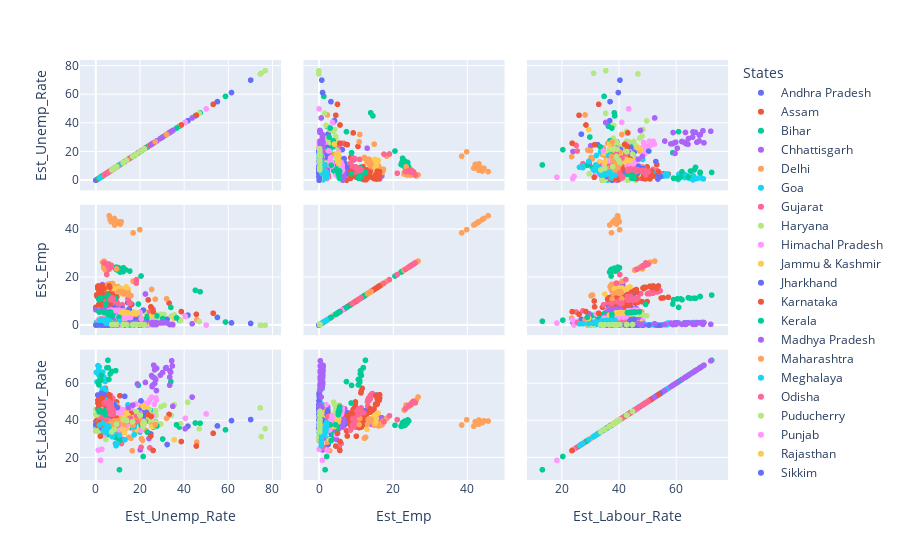

Here is the notebook cell this chart was saved with:
### Code cell
fig=px.scatter_matrix(df,dimensions=['Est_Unemp_Rate', 'Est_Emp', 'Est_Labour_Rate'],color='States')
fig.show()

### Figure 1 — Plotly figure (JSON) as saved in the notebook; plotly's stock layout.template omitted (floating-point values rounded to 4 significant figures)
{"data": [{"dimensions": [{"axis": {"matches": true}, "label": "Est_Unemp_Rate", "values": [3.65, 3.05, 3.75, 3.32, 5.17, 3.52, 4.12, 4.38, 4.84, 5.91, 4.06, 16.29, 14.46, 0.85, 6.09, 3.8, 5.64, 4.61, 6.01, 4.7, 7.54, 7.88, 7.11, 5.66, 9.88, 32.3, 24.91, 5.86]}, {"axis": {"matches": true}, "label": "Est_Emp", "values": [12, 11.76, 12.09, 12.29, 12.26, 12.02, 11.4, 12.53, 12.02, 11.72, 11.36, 8.79, 9.53, 15.57, 4.79, 4.82, 4.66, 4.74, 4.73, 4.77, 4.67, 4.91, 4.62, 4.82, 4.52, 2.54, 3.43, 4.95]}, {"axis": {"matches": true}, "label": "Est_Labour_Rate", "values": [43.24, 42.05, 43.5, 43.97, 44.68, 43.01, 41, 45.14, 43.46, 42.83, 40.66, 36.03, 38.16, 53.76, 37.45, 36.76, 36.1, 36.29, 36.69, 36.41, 36.62, 38.61, 35.91, 36.84, 36.08, 26.97, 32.69, 37.61]}], "hovertemplate": "States=Andhra Pradesh<br>%{xaxis.title.text}=%{x}<br>%{yaxis.title.text}=%{y}<extra></extra>", "legendgroup": "Andhra Pradesh", "marker": {"color": "#636efa", "symbol": "circle"}, "name": "Andhra Pradesh", "showlegend": true, "type": "splom"}, {"dimensions": [{"axis": {"matches": true}, "label": "Est_Unemp_Rate", "values": [4.29, 5.08, 4.26, 5.79, 4.46, 4.65, 4.66, 4.29, 3.26, 3.77, 9.38, 0, 7.87, 9.89, 3.21, 10.39, 9.26, 11.17, 6.31, 5.02, 7.24, 9.98, 10.34, 8.37, 10.77, 3.42]}, {"axis": {"matches": true}, "label": "Est_Emp", "values": [11.75, 8.92, 9.91, 9.29, 11.47, 8.4, 9.63, 11.42, 8.46, 9.88, 9.93, 7.54, 1.67, 1.65, 1.74, 1.6, 1.58, 1.6, 1.71, 1.72, 1.63, 1.63, 1.66, 1.45, 1.44, 1.55]}, {"axis": {"matches": true}, "label": "Est_Labour_Rate", "values": [57.39, 43.87, 48.21, 45.83, 55.67, 40.76, 46.64, 54.9, 40.17, 47.05, 50, 34.38, 44.92, 45.17, 44.32, 43.81, 42.66, 44.01, 44.59, 44.26, 42.82, 43.9, 45.03, 38.45, 39.04, 38.73]}], "hovertemplate": "States=Assam<br>%{xaxis.title.text}=%{x}<br>%{yaxis.title.text}=%{y}<extra></extra>", "legendgroup": "Assam", "marker": {"color": "#EF553B", "symbol": "circle"}, "name": "Assam", "showlegend": true, "type": "splom"}, {"dimensions": [{"axis": {"matches": true}, "label": "Est_Unemp_Rate", "values": [9.27, 10.2, 13.44, 11, 8.87, 12.47, 12.4, 10.16, 9.13, 9.61, 15.39, 45.09, 47.26, 20.49, 19.9, 13.29, 16.41, 17.66, 20.46, 14.06, 17.62, 14.91, 20.69, 15.11, 15.73, 58.77, 37.87, 12.45]}, {"axis": {"matches": true}, "label": "Est_Emp", "values": [24.32, 24.1, 23.25, 22.26, 23.91, 24.05, 22.45, 22.91, 23.41, 23.17, 22.67, 14.65, 14.05, 20.62, 3.03, 3.25, 3.06, 2.99, 2.99, 3.17, 3.08, 2.98, 2.99, 3.11, 3.05, 1.4, 2.21, 3.12]}, {"axis": {"matches": true}, "label": "Est_Labour_Rate", "values": [39.75, 39.71, 39.66, 36.85, 38.57, 40.31, 37.51, 37.25, 37.54, 37.28, 38.88, 38.63, 38.5, 37.4, 39.8, 39.35, 38.36, 38.03, 39.25, 38.45, 38.86, 36.29, 38.99, 37.87, 37.29, 34.94, 36.45, 36.54]}], "hovertemplate": "States=Bihar<br>%{xaxis.title.text}=%{x}<br>%{yaxis.title.text}=%{y}<extra></extra>", "legendgroup": "Bihar", "marker": {"color": "#00cc96", "symbol": "circle"}, "name": "Bihar", "showlegend": true, "type": "splom"}, {"dimensions": [{"axis": {"matches": true}, "label": "Est_Unemp_Rate", "values": [9.82, 6.76, 4.54, 4.64, 8.33, 6.96, 2.77, 6.11, 9.89, 7.89, 7.31, 0, 7.64, 10.14, 9.77, 11.77, 8.17, 6.29, 9.46, 10.27, 8.32, 3.57, 9.01, 9.79, 8.21, 20.13, 24.1, 27.07]}, {"axis": {"matches": true}, "label": "Est_Emp", "values": [6.26, 6.61, 6.75, 6.61, 6.49, 7.04, 6.94, 6.57, 6.24, 6.85, 6.89, 6.53, 5.45, 5.78, 2.22, 2.19, 2.29, 2.39, 2.31, 2.3, 2.34, 2.42, 2.32, 2.35, 2.41, 1.07, 1.28, 1.6]}, {"axis": {"matches": true}, "label": "Est_Labour_Rate", "values": [42.89, 43.71, 43.53, 42.55, 43.38, 46.28, 43.56, 42.59, 42.03, 45.05, 44.98, 39.43, 35.56, 38.66, 45.61, 45.88, 45.85, 46.91, 46.8, 46.82, 46.59, 45.59, 46.21, 47.14, 47.39, 24.06, 30.24, 39.41]}], "hovertemplate": "States=Chhattisgarh<br>%{xaxis.title.text}=%{x}<br>%{yaxis.title.text}=%{y}<extra></extra>", "legendgroup": "Chhattisgarh", "marker": {"color": "#ab63fa", "symbol": "circle"}, "name": "Chhattisgarh", "showlegend": true, "type": "splom"}, {"dimensions": [{"axis": {"matches": true}, "label": "Est_Unemp_Rate", "values": [12.56, 9.33, 11.07, 17.18, 12.5, 15.84, 11.11, 16.97, 13.48, 13.81, 15.18, 20.69, 22.76, 21.14, 12.31, 12.76, 14.68, 13.52, 20.59, 12.41, 16.11, 11.07, 22.45, 14.86, 17.09, 16.51, 45.78, 18.11]}, {"axis": {"matches": true}, "label": "Est_Emp", "values": [0.17, 0.15, 0.17, 0.14, 0.17, 0.15, 0.18, 0.15, 0.16, 0.15, 0.15, 0.12, 0.13, 0.11, 5.76, 5.55, 5.39, 5.55, 5.64, 6.03, 5.44, 5.72, 5.65, 5.71, 5.4, 3, 2.34, 4.31]}, {"axis": {"matches": true}, "label": "Est_Labour_Rate", "values": [42.33, 35.74, 40.53, 35.21, 40.68, 37.9, 42.71, 37.08, 38.36, 35.84, 37.45, 30.21, 34.65, 29.22, 44.17, 42.71, 42.34, 42.9, 47.36, 45.78, 43.02, 42.56, 48.09, 44.18, 42.82, 23.59, 28.28, 34.32]}], "hovertemplate": "States=Delhi<br>%{xaxis.title.text}=%{x}<br>%{yaxis.title.text}=%{y}<extra></extra>", "legendgroup": "Delhi", "marker": {"color": "#FFA15A", "symbol": "circle"}, "name": "Delhi", "showlegend": true, "type": "splom"}, {"dimensions": [{"axis": {"matches": true}, "label": "Est_Unemp_Rate", "values": [2.91, 5.45, 10.98, 1.98, 3.61, 7.21, 23.71, 3.54, 5.38, 0, 15.91, 20, 2.75, 13.33, 12.28, 4.9, 3.16, 12.31, 25.2, 16.22, 10.92, 4.31, 4.76, 11.76]}, {"axis": {"matches": true}, "label": "Est_Emp", "values": [0.18, 0.17, 0.17, 0.18, 0.16, 0.18, 0.16, 0.18, 0.16, 0.17, 0.18, 0.13, 0.26, 0.3, 0.28, 0.24, 0.31, 0.29, 0.27, 0.29, 0.26, 0.31, 0.28, 0.32]}, {"axis": {"matches": true}, "label": "Est_Labour_Rate", "values": [39.16, 38.19, 39.81, 39.61, 35.78, 40.36, 44.09, 38.7, 35.36, 36.11, 45.36, 33.71, 34.17, 43.96, 40, 31.97, 39.92, 41.27, 45.22, 42.77, 35.95, 39.73, 36.05, 44.74]}], "hovertemplate": "States=Goa<br>%{xaxis.title.text}=%{x}<br>%{yaxis.title.text}=%{y}<extra></extra>", "legendgroup": "Goa", "marker": {"color": "#19d3f3", "symbol": "circle"}, "name": "Goa", "showlegend": true, "type": "splom"}, {"dimensions": [{"axis": {"matches": true}, "label": "Est_Unemp_Rate", "values": [2.88, 4.77, 4.58, 3.7, 6.29, 4.91, 4.68, 3.46, 5.35, 6.64, 7.59, 12, 14.58, 1.41, 4.09, 6.31, 5.15, 4.2, 5.96, 5.45, 7.53, 5.71, 5.82, 6.04, 5.39, 25.94, 11.62, 4.54]}, {"axis": {"matches": true}, "label": "Est_Emp", "values": [13.95, 13.2, 14.33, 13.51, 13.28, 13.83, 14.49, 13.88, 14.3, 13.97, 13.48, 8.59, 11.12, 13.24, 9.69, 10.14, 9.83, 10.23, 9.61, 10.47, 9.9, 10.17, 9.82, 10.78, 10.08, 6.7, 6.07, 10.57]}, {"axis": {"matches": true}, "label": "Est_Labour_Rate", "values": [52.03, 50.12, 54.21, 50.57, 51.01, 52.27, 54.55, 51.51, 54.07, 53.48, 52.06, 34.77, 46.31, 47.72, 41.67, 44.57, 42.54, 43.72, 41.75, 45.14, 43.5, 43.75, 42.19, 46.31, 42.9, 36.33, 27.52, 44.26]}], "hovertemplate": "States=Gujarat<br>%{xaxis.title.text}=%{x}<br>%{yaxis.title.text}=%{y}<extra></extra>", "legendgroup": "Gujarat", "marker": {"color": "#FF6692", "symbol": "circle"}, "name": "Gujarat", "showlegend": true, "type": "splom"}, {"dimensions": [{"axis": {"matches": true}, "label": "Est_Unemp_Rate", "values": [14.54, 23.08, 16.22, 30.94, 16.36, 24.17, 16.59, 29.56, 16.21, 27.19, 23.92, 41.61, 34.22, 35.57, 24.67, 20.42, 25.45, 24.19, 26.84, 21.04, 27.06, 23.65, 27.24, 23.29, 27.14, 46.89, 38.46, 29.41]}, {"axis": {"matches": true}, "label": "Est_Emp", "values": [5.25, 4.75, 4.83, 4.56, 5.13, 4.8, 4.88, 4.6, 5.06, 4.57, 4.37, 4.04, 3.91, 4.36, 2.69, 2.85, 2.41, 2.52, 2.68, 2.82, 2.4, 2.55, 2.63, 2.75, 2.28, 1.61, 2.01, 2.3]}, {"axis": {"matches": true}, "label": "Est_Labour_Rate", "values": [45.12, 45.23, 42.17, 48.23, 44.72, 46.07, 42.48, 47.4, 43.74, 45.37, 41.4, 49.85, 42.78, 48.53, 43.18, 43.06, 38.77, 39.87, 43.7, 42.58, 39.18, 39.57, 42.75, 42.32, 36.73, 35.48, 38.27, 38.09]}], "hovertemplate": "States=Haryana<br>%{xaxis.title.text}=%{x}<br>%{yaxis.title.text}=%{y}<extra></extra>", "legendgroup": "Haryana", "marker": {"color": "#B6E880", "symbol": "circle"}, "name": "Haryana", "showlegend": true, "type": "splom"}, {"dimensions": [{"axis": {"matches": true}, "label": "Est_Unemp_Rate", "values": [13.68, 11.43, 20.59, 18.56, 15.98, 15.81, 22.86, 19.46, 16.67, 15.42, 17.71, 2.13, 25.64, 1.12, 10.88, 21.43, 21.51, 24.48, 12, 23.77, 27.27, 25.32, 18.15, 27.31, 26.44, 2.7, 50, 10.81]}, {"axis": {"matches": true}, "label": "Est_Emp", "values": [2.05, 1.96, 1.92, 1.97, 2.04, 1.95, 2.02, 1.92, 2.04, 1.95, 1.8, 0.98, 1.73, 2.23, 0.25, 0.24, 0.24, 0.24, 0.25, 0.23, 0.23, 0.24, 0.25, 0.23, 0.22, 0.15, 0.13, 0.22]}, {"axis": {"matches": true}, "label": "Est_Labour_Rate", "values": [44.23, 41.18, 44.91, 44.91, 45.02, 42.81, 48.5, 44.05, 45.11, 42.45, 40.17, 18.43, 42.62, 41.2, 45.27, 49.58, 49.22, 51.17, 45.87, 49.69, 52.17, 52.55, 48.92, 50.82, 48.74, 24.42, 43.55, 40.66]}], "hovertemplate": "States=Himachal Pradesh<br>%{xaxis.title.text}=%{x}<br>%{yaxis.title.text}=%{y}<extra></extra>", "legendgroup": "Himachal Pradesh", "marker": {"color": "#FF97FF", "symbol": "circle"}, "name": "Himachal Pradesh", "showlegend": true, "type": "splom"}, {"dimensions": [{"axis": {"matches": true}, "label": "Est_Unemp_Rate", "values": [12.78, 12.09, 13.67, 11.32, 19.27, 14.73, 22.19, 21.23, 16, 2.22, 18.97, 23.04, 19.88, 21.55, 24.06, 14.29, 7.02, 18.54, 19.86, 14.29, 12.96]}, {"axis": {"matches": true}, "label": "Est_Emp", "values": [2.5, 2.42, 2.55, 2.78, 2.48, 2.42, 2.37, 2.16, 2.36, 2.72, 2.05, 1.13, 1.14, 1.18, 1.03, 1.23, 1.21, 1.08, 1.06, 1, 0.94]}, {"axis": {"matches": true}, "label": "Est_Labour_Rate", "values": [40.57, 39.02, 41.71, 44.17, 43.08, 39.69, 42.56, 38.25, 39.06, 38.46, 34.94, 46.74, 45.17, 47.8, 42.63, 44.92, 40.71, 41.4, 41.23, 36.21, 33.33]}], "hovertemplate": "States=Jammu & Kashmir<br>%{xaxis.title.text}=%{x}<br>%{yaxis.title.text}=%{y}<extra></extra>", "legendgroup": "Jammu & Kashmir", "marker": {"color": "#FECB52", "symbol": "circle"}, "name": "Jammu & Kashmir", "showlegend": true, "type": "splom"}, {"dimensions": [{"axis": {"matches": true}, "label": "Est_Unemp_Rate", "values": [7.11, 8.46, 9.98, 12.06, 7.12, 6.57, 8.07, 15.15, 6.16, 9.06, 5.01, 41.72, 55.1, 21.53, 17.23, 20.51, 15.67, 20.25, 21.16, 19.05, 17.34, 22.01, 22.96, 19.67, 16.4, 61.48, 70.17, 19.38]}, {"axis": {"matches": true}, "label": "Est_Emp", "values": [7.04, 7.32, 6.96, 7.02, 7.5, 7.76, 7.28, 6.87, 7.87, 7.93, 7.16, 4.28, 3.32, 6.38, 2.4, 2.33, 2.43, 2.34, 2.36, 2.46, 2.42, 2.29, 2.33, 2.49, 2.48, 1.05, 0.83, 2.24]}, {"axis": {"matches": true}, "label": "Est_Labour_Rate", "values": [39.04, 41.12, 39.66, 40.83, 41.24, 42.33, 40.26, 41.09, 42.43, 44.05, 37.96, 36.92, 37.03, 40.65, 43.25, 43.51, 42.82, 43.35, 44.18, 44.82, 43.17, 43.14, 44.33, 45.42, 43.34, 39.92, 40.49, 40.43]}], "hovertemplate": "States=Jharkhand<br>%{xaxis.title.text}=%{x}<br>%{yaxis.title.text}=%{y}<extra></extra>", "legendgroup": "Jharkhand", "marker": {"color": "#636efa", "symbol": "circle"}, "name": "Jharkhand", "showlegend": true, "type": "splom"}, {"dimensions": [{"axis": {"matches": true}, "label": "Est_Unemp_Rate", "values": [5.46, 5.98, 0.52, 0.37, 3.2, 7.13, 1.19, 0.41, 2.57, 4.11, 2.39, 33.17, 23.72, 10.92, 6.56, 5, 2.29, 1.27, 3.57, 3.87, 3.44, 1.56, 3.31, 2.88, 4.92, 25.12, 15.88, 6.12]}, {"axis": {"matches": true}, "label": "Est_Emp", "values": [13.91, 12.89, 12.17, 12.69, 13.74, 12.8, 11.54, 12.76, 13.94, 12.75, 12.85, 9.33, 10.63, 15.4, 8.64, 8.86, 8.74, 8.61, 8.65, 8.8, 8.61, 8.59, 8.75, 8.92, 9.23, 7.39, 8.67, 8.82]}, {"axis": {"matches": true}, "label": "Est_Labour_Rate", "values": [46.36, 43.12, 38.42, 39.93, 44.45, 43.1, 36.45, 39.92, 44.52, 41.33, 40.85, 43.25, 43.09, 53.37, 40.62, 40.89, 39.09, 38.04, 39, 39.7, 38.6, 37.66, 38.94, 39.45, 41.55, 42.14, 43.9, 39.93]}], "hovertemplate": "States=Karnataka<br>%{xaxis.title.text}=%{x}<br>%{yaxis.title.text}=%{y}<extra></extra>", "legendgroup": "Karnataka", "marker": {"color": "#EF553B", "symbol": "circle"}, "name": "Karnataka", "showlegend": true, "type": "splom"}, {"dimensions": [{"axis": {"matches": true}, "label": "Est_Unemp_Rate", "values": [6.63, 9, 4.95, 10.32, 5.35, 9.14, 5, 10.77, 4.11, 8.91, 8.85, 10.71, 23.38, 27.66, 6.11, 6.67, 7.58, 7.69, 5.52, 5.35, 6.71, 7.31, 6.65, 6.08, 9.14, 21.43, 30.28, 12.17]}, {"axis": {"matches": true}, "label": "Est_Emp", "values": [5.18, 5.61, 4.86, 5.23, 5.4, 5.33, 4.56, 5.07, 5.31, 5.2, 4.14, 1.75, 3.8, 3.95, 4.61, 4.68, 4.11, 4.45, 4.64, 4.64, 4.06, 4.44, 4.6, 4.62, 4.08, 2.18, 2.83, 4.6]}, {"axis": {"matches": true}, "label": "Est_Labour_Rate", "values": [38.07, 42.19, 34.96, 39.9, 38.97, 40.02, 32.71, 38.67, 37.66, 38.84, 30.87, 13.33, 33.62, 37.01, 36.65, 37.42, 33.13, 35.91, 36.57, 36.49, 32.36, 35.56, 36.53, 36.48, 33.24, 20.51, 29.95, 38.68]}], "hovertemplate": "States=Kerala<br>%{xaxis.title.text}=%{x}<br>%{yaxis.title.text}=%{y}<extra></extra>", "legendgroup": "Kerala", "marker": {"color": "#00cc96", "symbol": "circle"}, "name": "Kerala", "showlegend": true, "type": "splom"}, {"dimensions": [{"axis": {"matches": true}, "label": "Est_Unemp_Rate", "values": [3.63, 4.25, 3.92, 4.94, 3.08, 2.98, 2.72, 2.94, 3.66, 4.42, 1.19, 12.5, 22.46, 6.46, 3.91, 6.38, 7.38, 6.82, 7, 4.4, 6.06, 6.2, 5.17, 4.96, 4.8, 11.94, 40.49, 12.72]}, {"axis": {"matches": true}, "label": "Est_Emp", "values": [15.35, 16.29, 16.27, 16.56, 16.16, 17.06, 16.31, 16.85, 16.18, 16.18, 16.48, 14.24, 13.1, 16.75, 6.69, 6.51, 6.27, 6.81, 6.66, 6.6, 6.46, 6.79, 6.83, 6.53, 6.39, 4.8, 3.88, 6.22]}, {"axis": {"matches": true}, "label": "Est_Labour_Rate", "values": [37.97, 40.48, 40.2, 41.25, 39.4, 41.46, 39.44, 40.77, 39.35, 39.57, 38.9, 37.88, 39.24, 41.5, 38.96, 38.8, 37.67, 40.6, 39.67, 38.2, 37.94, 39.83, 39.59, 37.68, 36.68, 29.76, 35.49, 38.72]}], "hovertemplate": "States=Madhya Pradesh<br>%{xaxis.title.text}=%{x}<br>%{yaxis.title.text}=%{y}<extra></extra>", "legendgroup": "Madhya Pradesh", "marker": {"color": "#ab63fa", "symbol": "circle"}, "name": "Madhya Pradesh", "showlegend": true, "type": "splom"}, {"dimensions": [{"axis": {"matches": true}, "label": "Est_Unemp_Rate", "values": [3.67, 4.34, 3.66, 3.76, 4.4, 3.81, 3.68, 3.03, 3.8, 4.24, 5.38, 25.28, 16.89, 9.4, 6.08, 6.46, 6.35, 7.57, 7.6, 7.51, 7.6, 7.83, 6.67, 5.34, 6.34, 14.99, 15.92, 10.01]}, {"axis": {"matches": true}, "label": "Est_Emp", "values": [23.9, 23.06, 24.84, 26.84, 25.22, 24.33, 24.88, 26.36, 25.88, 25.29, 23.13, 15.01, 18.42, 23.6, 16.96, 17.38, 17.22, 16.6, 17.4, 17.22, 17.49, 16.58, 16.72, 17.12, 17.07, 12.67, 12.37, 16.17]}, {"axis": {"matches": true}, "label": "Est_Labour_Rate", "values": [47.11, 45.69, 48.8, 52.67, 49.74, 47.61, 48.53, 50.98, 50.36, 49.36, 45.6, 37.42, 41.21, 48.34, 38.3, 39.3, 38.81, 37.84, 39.58, 39.05, 39.61, 37.57, 37.32, 37.61, 37.8, 30.86, 30.38, 37.04]}], "hovertemplate": "States=Maharashtra<br>%{xaxis.title.text}=%{x}<br>%{yaxis.title.text}=%{y}<extra></extra>", "legendgroup": "Maharashtra", "marker": {"color": "#FFA15A", "symbol": "circle"}, "name": "Maharashtra", "showlegend": true, "type": "splom"}, {"dimensions": [{"axis": {"matches": true}, "label": "Est_Unemp_Rate", "values": [3.16, 4.23, 1.03, 0.52, 0.24, 3.7, 1.5, 1.8, 0.97, 2.76, 1.28, 8.38, 3.73, 1.35, 8.4, 8.66, 4.43, 5.8, 5.3, 7.2, 3.02, 5.21, 4.76, 7.37, 2.8, 17.39, 14.58]}, {"axis": {"matches": true}, "label": "Est_Emp", "values": [1.12, 1.02, 1.16, 1.07, 1.16, 1.08, 1.21, 1.1, 1.23, 1.11, 1.19, 0.8, 0.99, 1.15, 0.23, 0.23, 0.28, 0.26, 0.25, 0.23, 0.29, 0.27, 0.26, 0.23, 0.29, 0.16, 0.22]}, {"axis": {"matches": true}, "label": "Est_Labour_Rate", "values": [66.13, 61.09, 66.67, 60.86, 66.02, 63.44, 69.03, 63.18, 69.66, 64.06, 67.46, 48.83, 57.26, 64.63, 47.79, 48.29, 56.55, 52.27, 50.77, 47.71, 57.02, 53.04, 51.53, 47.26, 55.64, 36.51, 48.48]}], "hovertemplate": "States=Meghalaya<br>%{xaxis.title.text}=%{x}<br>%{yaxis.title.text}=%{y}<extra></extra>", "legendgroup": "Meghalaya", "marker": {"color": "#19d3f3", "symbol": "circle"}, "name": "Meghalaya", "showlegend": true, "type": "splom"}, {"dimensions": [{"axis": {"matches": true}, "label": "Est_Unemp_Rate", "values": [4.17, 4.71, 3.31, 3.68, 4.31, 4.28, 4.72, 4.67, 1.81, 3.31, 15.09, 24.48, 9.45, 4.59, 2.95, 2.63, 1.78, 3.5, 3.78, 4.5, 2.23, 3.36, 2.28, 2.19, 3.96, 20.5, 10, 2.18]}, {"axis": {"matches": true}, "label": "Est_Emp", "values": [11.16, 10.97, 12.01, 11.73, 11.17, 11.62, 12.19, 11.35, 11.18, 11.84, 9.81, 5.56, 9.68, 10.19, 2.52, 2.36, 2.54, 2.46, 2.57, 2.46, 2.59, 2.37, 2.56, 2.44, 2.46, 1.3, 1.98, 2.22]}, {"axis": {"matches": true}, "label": "Est_Labour_Rate", "values": [40.47, 39.94, 43.05, 42.13, 40.32, 41.88, 44.06, 40.91, 39.09, 41.98, 39.55, 25.16, 36.48, 36.36, 41.26, 38.39, 40.99, 40.25, 42.15, 40.51, 41.71, 38.46, 41.05, 38.97, 39.93, 25.53, 34.12, 35.24]}], "hovertemplate": "States=Odisha<br>%{xaxis.title.text}=%{x}<br>%{yaxis.title.text}=%{y}<extra></extra>", "legendgroup": "Odisha", "marker": {"color": "#FF6692", "symbol": "circle"}, "name": "Odisha", "showlegend": true, "type": "splom"}, {"dimensions": [{"axis": {"matches": true}, "label": "Est_Unemp_Rate", "values": [0, 0, 0, 4.85, 0, 1.18, 0, 1.99, 0.58, 1.74, 2.31, 74.51, 1.25, 0, 0, 8.95, 1.22, 1.17, 1.37, 5.21, 0.57, 1.78, 0.62, 76.74, 75, 4.55]}, {"axis": {"matches": true}, "label": "Est_Emp", "values": [0.17, 0.18, 0.14, 0.18, 0.18, 0.18, 0.14, 0.18, 0.18, 0.18, 0.14, 0.05, 0.28, 0.3, 0.28, 0.31, 0.29, 0.31, 0.28, 0.31, 0.28, 0.31, 0.28, 0.07, 0.06, 0.23]}, {"axis": {"matches": true}, "label": "Est_Labour_Rate", "values": [43.08, 45.95, 34.56, 47.83, 43.34, 44.85, 35, 45.07, 43.18, 45.38, 35.23, 46.79, 35.71, 37.73, 34.77, 42.41, 35.73, 38.86, 34.19, 40.42, 34.59, 38.5, 34.12, 35.54, 31.25, 29.73]}], "hovertemplate": "States=Puducherry<br>%{xaxis.title.text}=%{x}<br>%{yaxis.title.text}=%{y}<extra></extra>", "legendgroup": "Puducherry", "marker": {"color": "#B6E880", "symbol": "circle"}, "name": "Puducherry", "showlegend": true, "type": "splom"}, {"dimensions": [{"axis": {"matches": true}, "label": "Est_Unemp_Rate", "values": [9.17, 12.21, 9.64, 6.69, 8.59, 12.56, 7.07, 6.13, 9.69, 10.41, 10.51, 3.69, 40.59, 20, 13.49, 13.17, 11.61, 11.99, 15.69, 13.75, 10.39, 11.97, 13.68, 11.99, 9.97, 1.13, 20.54, 10.55]}, {"axis": {"matches": true}, "label": "Est_Emp", "values": [6.09, 6.03, 6.31, 6.18, 6.26, 6.02, 6.4, 6.16, 6.19, 6.01, 6.37, 4.72, 3.73, 5.36, 3.29, 3.31, 3.59, 3.5, 3.23, 3.07, 3.6, 3.58, 3.25, 3.22, 3.6, 2.3, 2.68, 3.05]}, {"axis": {"matches": true}, "label": "Est_Labour_Rate", "values": [44.79, 45.79, 46.5, 44.08, 45.49, 45.66, 45.55, 43.4, 45.22, 44.19, 46.85, 32.2, 41.14, 43.9, 40.03, 40.02, 42.62, 41.61, 39.97, 37.1, 41.82, 42.17, 39.04, 37.82, 41.29, 23.95, 34.71, 34.96]}], "hovertemplate": "States=Punjab<br>%{xaxis.title.text}=%{x}<br>%{yaxis.title.text}=%{y}<extra></extra>", "legendgroup": "Punjab", "marker": {"color": "#FF97FF", "symbol": "circle"}, "name": "Punjab", "showlegend": true, "type": "splom"}, {"dimensions": [{"axis": {"matches": true}, "label": "Est_Unemp_Rate", "values": [4.03, 13.7, 9.7, 12.5, 5.45, 14.66, 10.47, 13.96, 8, 14.48, 9.47, 12.25, 10.45, 13.86, 13.62, 14.36, 11.67, 14.71, 12.63, 13.02, 14.3, 18.04, 18.82, 17.02, 18.54, 35.53, 25.35, 13.04]}, {"axis": {"matches": true}, "label": "Est_Emp", "values": [15.23, 14.61, 14.86, 15.05, 15.42, 15.18, 15.28, 15.49, 15.48, 15.04, 15.06, 13.05, 15.59, 16.08, 5.11, 5.24, 5.37, 5.2, 5.18, 5.38, 5.31, 5.11, 5.16, 5.29, 4.96, 2.93, 4.23, 5.28]}, {"axis": {"matches": true}, "label": "Est_Labour_Rate", "values": [38.52, 41.02, 39.78, 41.48, 39.24, 42.69, 40.87, 43, 40.12, 41.83, 39.47, 35.21, 41.11, 43.98, 39.44, 40.73, 40.38, 40.34, 39.15, 40.8, 40.73, 40.9, 41.59, 41.62, 39.71, 29.57, 36.71, 39.26]}], "hovertemplate": "States=Rajasthan<br>%{xaxis.title.text}=%{x}<br>%{yaxis.title.text}=%{y}<extra></extra>", "legendgroup": "Rajasthan", "marker": {"color": "#FECB52", "symbol": "circle"}, "name": "Rajasthan", "showlegend": true, "type": "splom"}, {"dimensions": [{"axis": {"matches": true}, "label": "Est_Unemp_Rate", "values": [5.48, 13.11, 1, 0, 5.81, 8.2, 7.76, 2.56, 4.82, 4.81, 9.68, 4.04, 7.37, 20.45, 5.77, 19.75, 2.63]}, {"axis": {"matches": true}, "label": "Est_Emp", "values": [0.15, 0.16, 0.16, 0.13, 0.14, 0.09, 0.09, 0.11, 0.09, 0.09, 0.09, 0.11, 0.09, 0.09, 0.08, 0.08, 0.08]}, {"axis": {"matches": true}, "label": "Est_Labour_Rate", "values": [44.06, 53.04, 46.3, 37.72, 42.36, 48.61, 48.13, 54.67, 46.63, 45.61, 46.97, 53.8, 45.24, 50.57, 40.31, 43.32, 35.85]}], "hovertemplate": "States=Sikkim<br>%{xaxis.title.text}=%{x}<br>%{yaxis.title.text}=%{y}<extra></extra>", "legendgroup": "Sikkim", "marker": {"color": "#636efa", "symbol": "circle"}, "name": "Sikkim", "showlegend": true, "type": "splom"}, {"dimensions": [{"axis": {"matches": true}, "label": "Est_Unemp_Rate", "values": [0.97, 0.92, 6.01, 2.91, 1.71, 1.46, 2.46, 3.73, 1.18, 1.17, 6.36, 53.19, 38.73, 2.06, 0.89, 1.56, 3.18, 9.53, 1.86, 1.13, 2.65, 8.05, 2.05, 3.31, 6.46, 45.55, 25.95, 24.93]}, {"axis": {"matches": true}, "label": "Est_Emp", "values": [15.84, 16.38, 16.46, 16.46, 14.6, 15.6, 16.22, 15.36, 14.95, 15.83, 15.85, 5.09, 5.77, 10.17, 11.8, 12.32, 12.05, 11.93, 11.9, 12.22, 11.73, 12.26, 11.93, 11.74, 10.98, 4.63, 5.73, 7.74]}, {"axis": {"matches": true}, "label": "Est_Labour_Rate", "values": [49.44, 50.99, 53.94, 52.17, 45.62, 48.55, 50.95, 48.8, 46.23, 48.86, 51.56, 33.05, 28.6, 31.49, 37.31, 39.16, 38.89, 41.13, 37.76, 38.42, 37.38, 41.29, 37.64, 37.48, 36.17, 26.17, 23.77, 31.6]}], "hovertemplate": "States=Tamil Nadu<br>%{xaxis.title.text}=%{x}<br>%{yaxis.title.text}=%{y}<extra></extra>", "legendgroup": "Tamil Nadu", "marker": {"color": "#EF553B", "symbol": "circle"}, "name": "Tamil Nadu", "showlegend": true, "type": "splom"}, {"dimensions": [{"axis": {"matches": true}, "label": "Est_Unemp_Rate", "values": [2.23, 5.92, 2.45, 1.4, 5.49, 7.29, 6.47, 1.35, 5.02, 9.02, 5.63, 4.51, 34.01, 19.3, 1.52, 1.43, 3.73, 4.19, 6.19, 6.74, 5.23, 4.22, 6.49, 6.74, 6.1, 10.5, 36.57, 6.92]}, {"axis": {"matches": true}, "label": "Est_Emp", "values": [11.05, 10.73, 11.54, 10.74, 12.64, 11.38, 11.27, 11.07, 12.07, 11.3, 12.03, 8.79, 7.51, 8.89, 5.56, 5.68, 5.43, 5.54, 5.67, 5.32, 5.34, 5.32, 5.54, 5.52, 5.31, 3.38, 3.11, 4.58]}, {"axis": {"matches": true}, "label": "Est_Labour_Rate", "values": [61.74, 62.19, 64.4, 59.23, 72.57, 66.49, 65.17, 60.61, 68.51, 66.92, 68.53, 49.44, 61, 58.97, 44.59, 45.43, 44.36, 45.39, 47.28, 44.51, 43.87, 43.13, 45.95, 45.78, 43.65, 29.05, 37.63, 37.68]}], "hovertemplate": "States=Telangana<br>%{xaxis.title.text}=%{x}<br>%{yaxis.title.text}=%{y}<extra></extra>", "legendgroup": "Telangana", "marker": {"color": "#00cc96", "symbol": "circle"}, "name": "Telangana", "showlegend": true, "type": "splom"}, {"dimensions": [{"axis": {"matches": true}, "label": "Est_Unemp_Rate", "values": [29.25, 26.64, 22.47, 25.49, 30.23, 27.54, 25.25, 26.53, 31.91, 26.22, 31.61, 43.64, 14.71, 18.84, 34.69, 25.59, 25.81, 33.45, 33.57, 26.67, 27.15, 33.48, 34.37, 33.88, 25.69, 34.88, 16.78, 27.47]}, {"axis": {"matches": true}, "label": "Est_Emp", "values": [1.02, 1.11, 1.05, 0.98, 1.03, 1.11, 1.08, 1.05, 1.06, 1.17, 1.06, 0.68, 0.91, 1.11, 0.42, 0.41, 0.41, 0.37, 0.42, 0.41, 0.43, 0.4, 0.45, 0.42, 0.45, 0.3, 0.38, 0.39]}, {"axis": {"matches": true}, "label": "Est_Labour_Rate", "values": [64.47, 67.4, 60.54, 58.29, 65.9, 68.21, 64.29, 63.02, 68.61, 69.88, 68.28, 52.63, 46.9, 59.74, 69.5, 58.8, 59.1, 59.07, 66.9, 60, 62.14, 63.41, 72.26, 66.04, 63.56, 47.65, 48.31, 56.17]}], "hovertemplate": "States=Tripura<br>%{xaxis.title.text}=%{x}<br>%{yaxis.title.text}=%{y}<extra></extra>", "legendgroup": "Tripura", "marker": {"color": "#ab63fa", "symbol": "circle"}, "name": "Tripura", "showlegend": true, "type": "splom"}, {"dimensions": [{"axis": {"matches": true}, "label": "Est_Unemp_Rate", "values": [10.26, 11.13, 9.19, 11.47, 6.45, 10.18, 6.94, 8.43, 6.06, 8.12, 9.37, 19.92, 16.89, 8.51, 14.4, 11.62, 11.8, 14.73, 13.58, 10.35, 11.31, 12.37, 12.34, 11.65, 12.32, 26.94, 32.06, 13.05]}, {"axis": {"matches": true}, "label": "Est_Emp", "values": [43.29, 42.28, 42.7, 43.3, 44.2, 42.83, 43.26, 44.64, 45.78, 44.26, 43.09, 39.97, 38.64, 41.91, 13.39, 13.62, 13.86, 13.58, 13.52, 13.94, 14.13, 13.86, 13.66, 13.8, 13.89, 10.94, 11.11, 13.21]}, {"axis": {"matches": true}, "label": "Est_Labour_Rate", "values": [39.96, 39.32, 38.78, 40.24, 38.79, 39.07, 38.01, 39.77, 39.67, 39.13, 38.53, 40.37, 37.52, 36.89, 40.43, 39.75, 40.43, 40.87, 40.07, 39.71, 40.6, 40.21, 39.52, 39.54, 40, 37.74, 41.1, 38.09]}], "hovertemplate": "States=Uttar Pradesh<br>%{xaxis.title.text}=%{x}<br>%{yaxis.title.text}=%{y}<extra></extra>", "legendgroup": "Uttar Pradesh", "marker": {"color": "#FFA15A", "symbol": "circle"}, "name": "Uttar Pradesh", "showlegend": true, "type": "splom"}, {"dimensions": [{"axis": {"matches": true}, "label": "Est_Unemp_Rate", "values": [1.63, 4.65, 5.74, 6.11, 3.47, 4.83, 5.56, 4.52, 4.17, 4.85, 3.66, 3.57, 10.71, 9.17, 4.69, 6.94, 7.43, 9.62, 4.72, 6.34, 7.39, 8.92, 5.28, 8.15, 13.18, 17.36, 5.08]}, {"axis": {"matches": true}, "label": "Est_Emp", "values": [2.11, 2.02, 2, 1.91, 2.16, 2.03, 2.01, 1.95, 1.99, 2.06, 1.97, 1.92, 1.68, 0.68, 0.91, 0.86, 0.82, 0.71, 0.93, 0.9, 0.84, 0.73, 0.96, 0.89, 0.75, 0.78, 0.99]}, {"axis": {"matches": true}, "label": "Est_Labour_Rate", "values": [37.47, 37.01, 36.97, 35.39, 38.79, 36.9, 36.73, 35.19, 35.69, 37.16, 35.04, 33.94, 32, 26.33, 33.54, 32.48, 31.21, 27.51, 33.87, 33.61, 31.65, 27.55, 35.11, 33.33, 29.59, 32.27, 35.61]}], "hovertemplate": "States=Uttarakhand<br>%{xaxis.title.text}=%{x}<br>%{yaxis.title.text}=%{y}<extra></extra>", "legendgroup": "Uttarakhand", "marker": {"color": "#19d3f3", "symbol": "circle"}, "name": "Uttarakhand", "showlegend": true, "type": "splom"}, {"dimensions": [{"axis": {"matches": true}, "label": "Est_Unemp_Rate", "values": [6.02, 5.85, 5.62, 5.58, 5.26, 6.78, 5.83, 5.79, 6.79, 3.78, 7.02, 18.32, 18.43, 4.94, 7.25, 7.38, 7.91, 7.27, 7.79, 7.83, 6.61, 7.24, 7.27, 7.55, 6.67, 15.63, 15.22, 9.86]}, {"axis": {"matches": true}, "label": "Est_Emp", "values": [23.45, 25.54, 24.86, 24.92, 25.61, 24.35, 25.63, 24.91, 24.61, 26.09, 25.1, 17.64, 19.12, 21.23, 11.31, 10.61, 10.78, 11.46, 11.16, 10.56, 10.77, 11.34, 11.21, 10.87, 10.81, 9.3, 9.24, 9.09]}, {"axis": {"matches": true}, "label": "Est_Labour_Rate", "values": [46.41, 50.36, 48.78, 48.79, 49.87, 48.09, 50, 48.47, 48.3, 49.51, 49.18, 39.27, 42.53, 40.44, 46.37, 43.51, 44.38, 46.77, 45.74, 43.25, 43.44, 45.97, 45.39, 44.09, 43.34, 41.2, 40.67, 37.57]}], "hovertemplate": "States=West Bengal<br>%{xaxis.title.text}=%{x}<br>%{yaxis.title.text}=%{y}<extra></extra>", "legendgroup": "West Bengal", "marker": {"color": "#FF6692", "symbol": "circle"}, "name": "West Bengal", "showlegend": true, "type": "splom"}, {"dimensions": [{"axis": {"matches": true}, "label": "Est_Unemp_Rate", "values": [18.35, 12.4, 21.8, 9.52, 20.14, 13.99, 22.05, 8.33, 20, 16.67, 21.43, 7.22]}, {"axis": {"matches": true}, "label": "Est_Emp", "values": [0.35, 0.34, 0.29, 0.33, 0.33, 0.33, 0.29, 0.31, 0.33, 0.32, 0.28, 0.31]}, {"axis": {"matches": true}, "label": "Est_Labour_Rate", "values": [44.89, 40.44, 39.47, 37.95, 42.77, 40.06, 38.6, 35.19, 42.94, 39.25, 36.68, 33.8]}], "hovertemplate": "States=Chandigarh<br>%{xaxis.title.text}=%{x}<br>%{yaxis.title.text}=%{y}<extra></extra>", "legendgroup": "Chandigarh", "marker": {"color": "#B6E880", "symbol": "circle"}, "name": "Chandigarh", "showlegend": true, "type": "splom"}], "layout": {"autosize": true, "dragmode": "select", "legend": {"title": {"text": "States"}, "tracegroupgap": 0}, "margin": {"t": 60}, "xaxis": {"autorange": true, "range": [-10.19, 86.93], "type": "linear"}, "xaxis2": {"autorange": true, "range": [-6.022, 51.85], "type": "linear"}, "xaxis3": {"autorange": true, "range": [5.464, 80.44], "type": "linear"}, "yaxis": {"autorange": true, "range": [-10.19, 86.93], "type": "linear"}, "yaxis2": {"autorange": true, "range": [-6.022, 51.85], "type": "linear"}, "yaxis3": {"autorange": true, "range": [5.464, 80.44], "type": "linear"}}}
